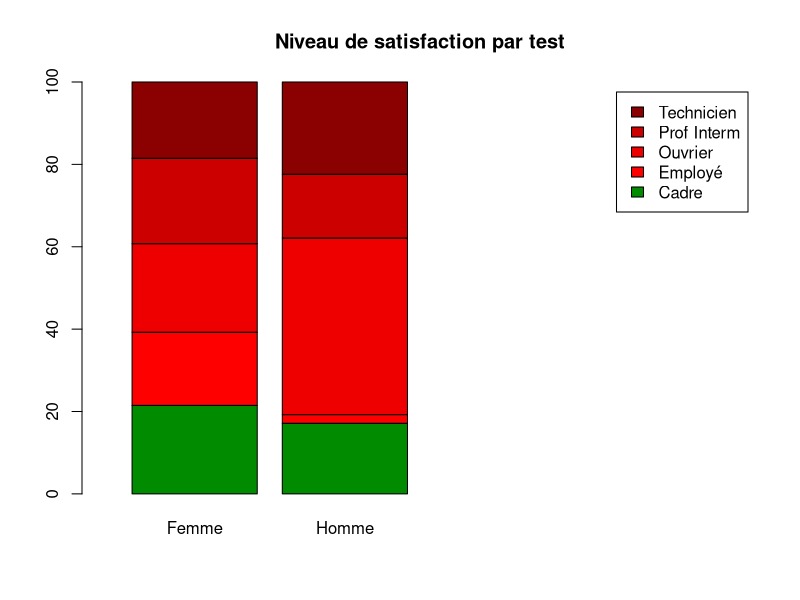
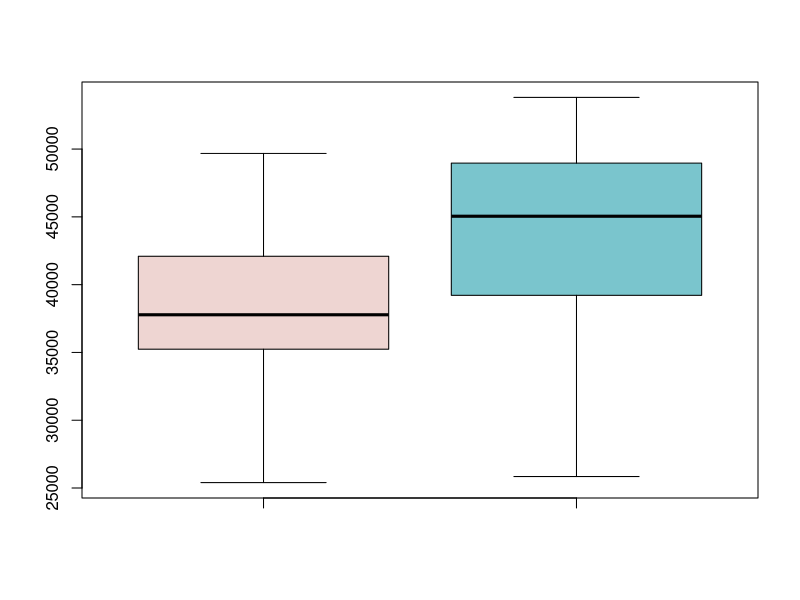
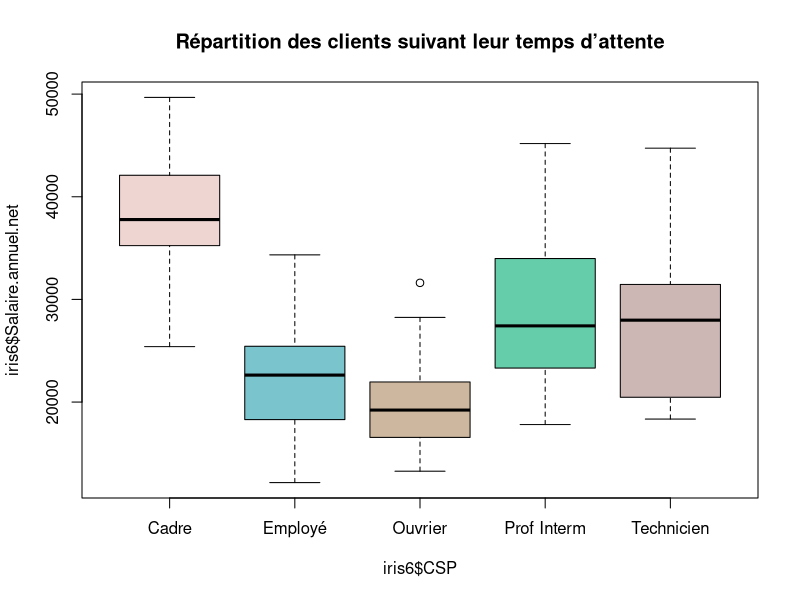
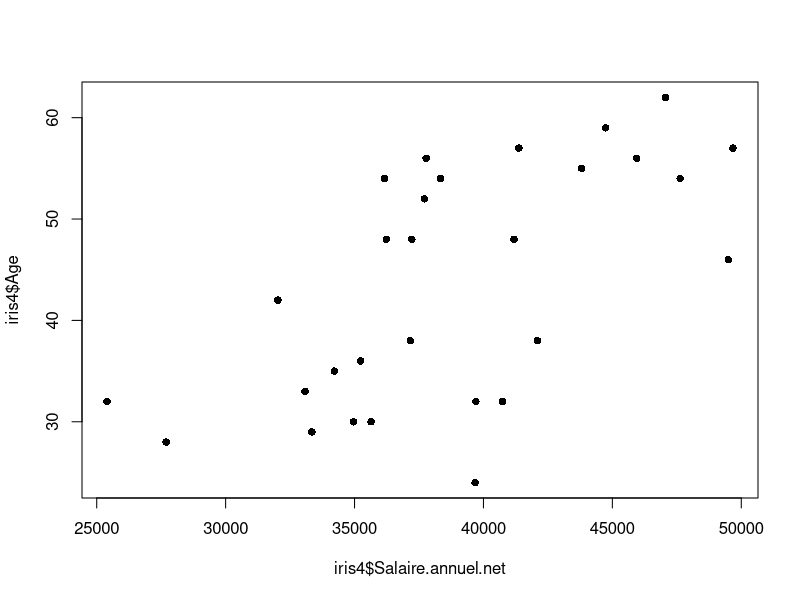
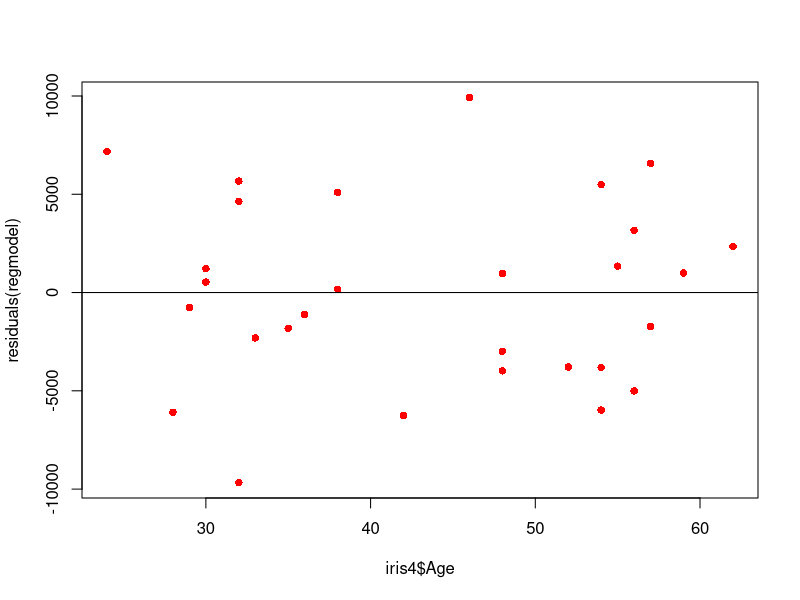
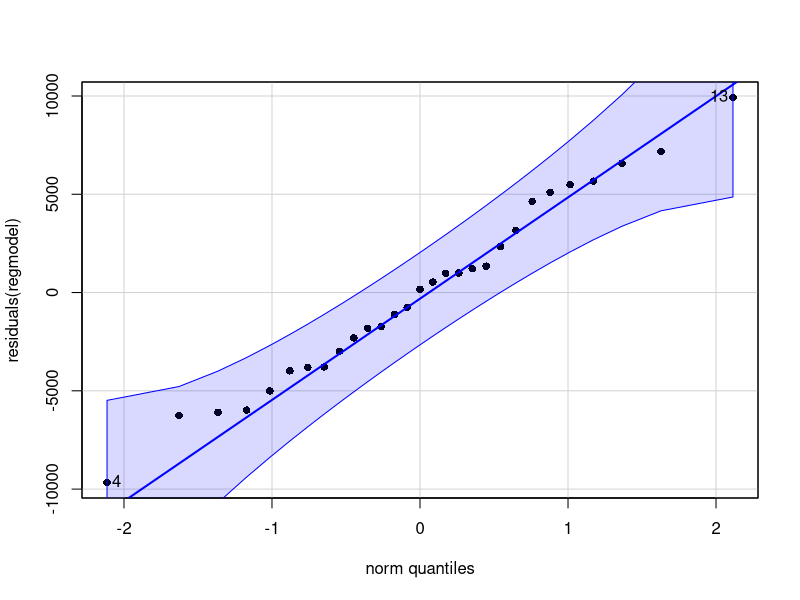

Reproduce these figures in R, in order.
assur <- read.csv("Data.csv",sep=";",dec=".",header=TRUE, row.names=1, stringsAsFactors=TRUE)
head(assur)

#Table de contigence
test = table(assur$CSP, assur$Sexe)
test

test2 = prop.table(test, margin=2) * 100 #permet d'y ramener sur un pourcentage
test2

barplot(test2, col =c("green4","red1","red2","red3","red4") ,
        main="Niveau de satisfaction par test", xlim=c(0,5), legend=TRUE)

#Test du chi2
chisq.test(test)


#PARTIE B STUDENT
dh <- subset(assur, assur$CSP == "Cadre") #On sépare en sous ensemble
lala = table(dh$Salaire.annuel.net, dh$Sexe)

iris4 = subset(assur, Sexe == "Femme" & CSP == "Cadre")
mean(iris4$Salaire.annuel.net)
sd(iris4$Salaire.annuel.net)
length(iris4$Salaire.annuel.net)

iris5 = subset(assur, Sexe == "Homme" & CSP == "Cadre")
mean(iris5$Salaire.annuel.net)
sd(iris5$Salaire.annuel.net)
length(iris5$Salaire.annuel.net)

boxplot(iris4$Salaire.annuel.net, iris5$Salaire.annuel.net, whisklty = 1, boxfill=c("mistyrose2","cadetblue3", main="Re ́partition des clients suivant leur temps d’attente"))

var.test(iris4$Salaire.annuel.net, iris5$Salaire.annuel.net)

#p-value > alpha Conserve H0 donc on dit que les variances sont égaux

t.test(iris5$Salaire.annuel.net, iris4$Salaire.annuel.net,  alternative = "greater", var.equal=TRUE) #A vérifier
#p-value < alpha donc on rejete H0 et oui machin est supérieur.


#PARTIE C ANOVA
iris6 = subset(assur, Sexe == "Femme")
boxplot(iris6$Salaire.annuel.net~iris6$CSP, data=iris4, whisklty = 2, boxfill=c("mistyrose2","cadetblue3","bisque3","aquamarine3", "mistyrose3"), main="Répartition des clients suivant leur temps d’attente", legend=TRUE)

femmeOuv = subset(assur, Sexe == "Femme" & CSP == "Ouvrier")
shapiro.test(femmeOuv$Salaire.annuel.net)

femmeCadre = subset(assur, Sexe == "Femme" & CSP == "Cadre")
shapiro.test(femmeCadre$Salaire.annuel.net)

femmeEmploy = subset(assur, Sexe == "Femme" & CSP == "Employé")
shapiro.test(femmeEmploy$Salaire.annuel.net)

femmeInterm = subset(assur, Sexe == "Femme" & CSP == "Prof Interm")
shapiro.test(femmeInterm$Salaire.annuel.net)

femmeInterm = subset(assur, Sexe == "Femme" & CSP == "Technicien")
shapiro.test(femmeInterm$Salaire.annuel.net)


bartlett.test(iris6$Salaire.annuel.net~iris6$CSP)

#Avec correction de welch car hétérogénéité des variances 
oneway.test(iris6$Salaire.annuel.net ~ iris6$CSP, data=iris6, var.equal = FALSE)

#CSP -> Donc il y a un impact sur le salaire des femmes

pairwise.t.test(iris6$Salaire.annuel.net, iris6$CSP, p.adjust.method = "fdr")

#PARTIE D
install.packages("car")
library("car")

plot(iris4$Salaire.annuel.net, iris4$Age, pch=16)
regmodel = lm(iris4$Salaire.annuel.net~iris4$Age)
abline(regmodel)

plot(iris4$Age, residuals(regmodel),pch=16,col="red")
abline(h = 0)

qqPlot(residuals(regmodel),pch=16)

cor.test(iris4$Age, iris4$Salaire.annuel.net, alternative="greater", method="pearson")
summary(regmodel)
